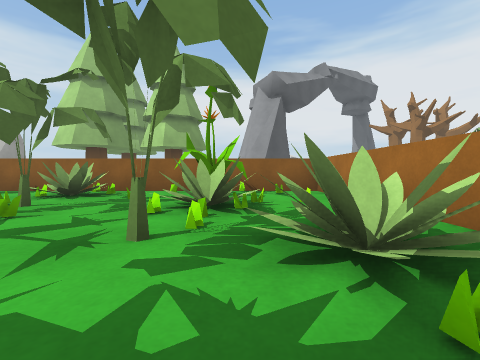
View 1 (above)

12 first-person views from a walk through a 3-D level made in the Unity game engine. The camera is 0.59 m above the floor, tilts 2° down and sees 90° across. The floor is counted in squares, 1 m on a side. Each view is taken from the middle of a square. On the plan, view 1 faces up. The plan holds only what a view shows up to about 9 squares ahead; the rest is blank. The place goes on beyond the plan. Surface patterns are stand-ins for the level's own textures.

View 2
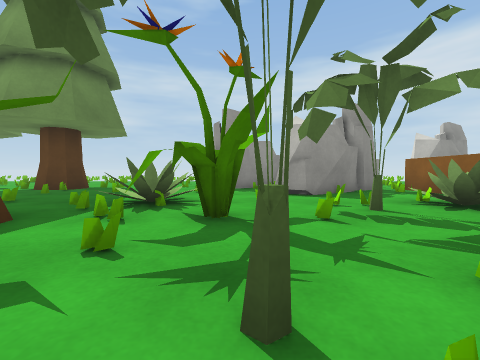

View 3
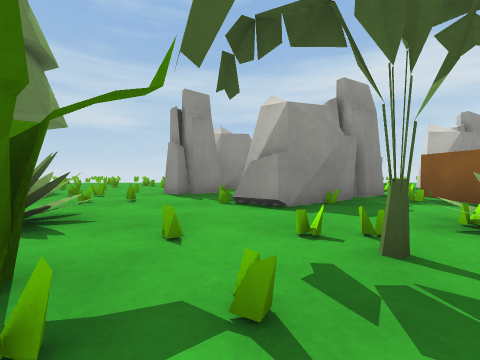

View 4
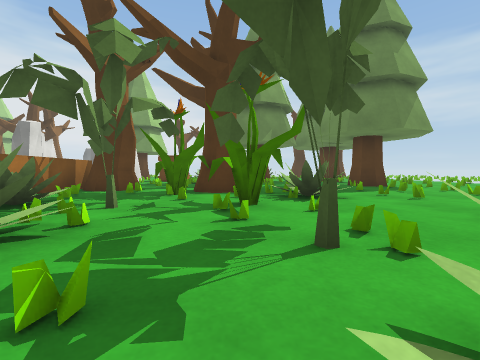

View 5
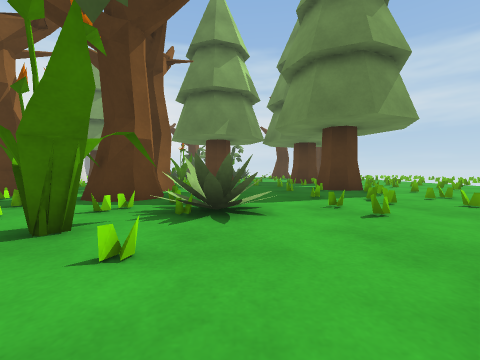

View 6
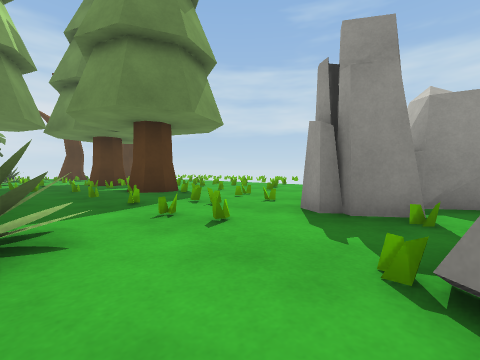

View 7
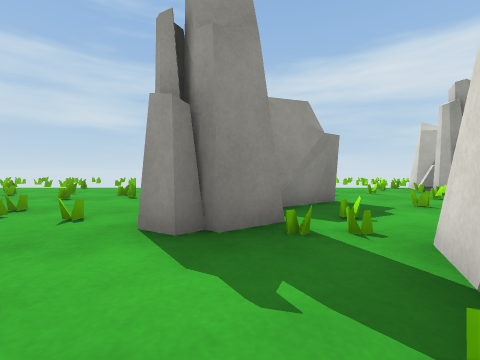

View 8
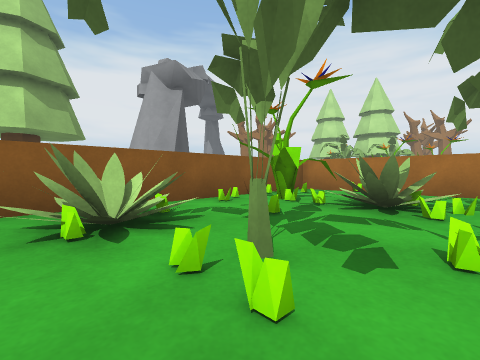

View 9
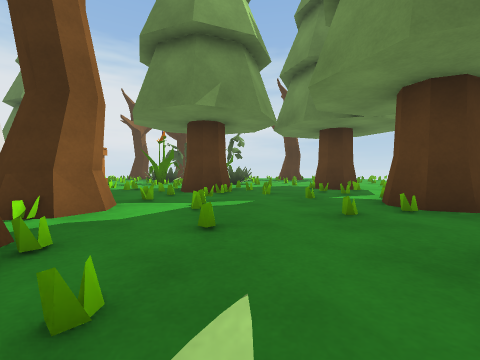

View 10
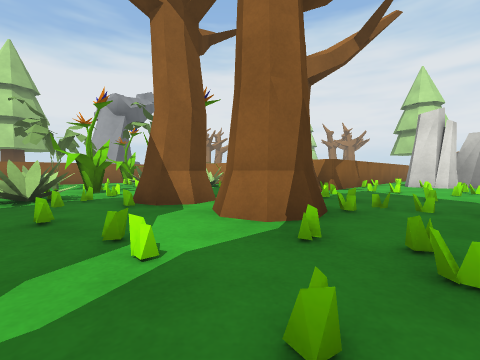

View 11
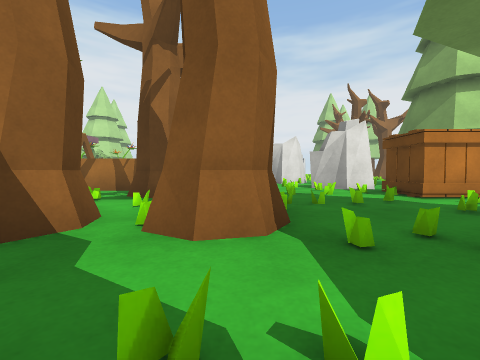

View 12
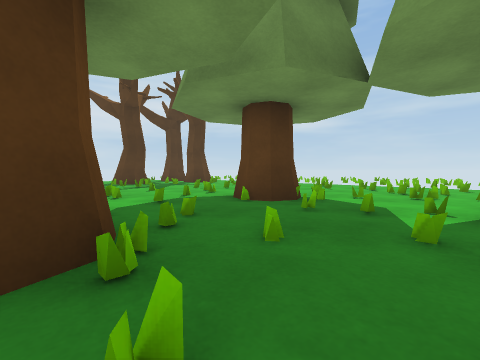

### Floor plan
Key: @ floor where view 1 was taken; # wall or solid block; . floor; = window, fence, low wall or low ledge; ^ raised ledge; P plant; R rock; T tree; C crate; O other object.
Columns run from 11 left of view 1 to 5 right of it. Each row starts with its distance up from view 1.
 10 RRR
  9  R
  8      ## #
  7    #^..P.^^^^^
  6 =.RR...P..PP..^
  5  ..RR..P..PP.O
  4 R..RRR.O..PP..^
  3 RR..R.....P..#
  2 RRRR...PP.P.P#
  1   RR...PPP..PP
  0 O........PP@..^
 -1  ..=....TTP=TT
 -2 =.......##.##T
 -3  ==......T =TT###
 -4  .#T...OT#T...O.
 -5 =.TT....==......
 -6 =......=..=.....
 -7  .....TTT....ORR
 -8  O#T=.T T..C#CR
 -9   ###..    ##C

Positions as (right, up) in squares from view 1, and headings:
1: (0, 0), facing up
2: (0, 2), facing left
3: (-2, 3), facing left
4: (-3, 6), facing down
5: (-5, 4), facing down
6: (-5, 3), facing down-left
7: (-6, 2), facing left
8: (-5, 3), facing up-right
9: (-5, 0), facing down
10: (-5, -6), facing up-right
11: (-5, -4), facing right
12: (-4, -5), facing down-left
